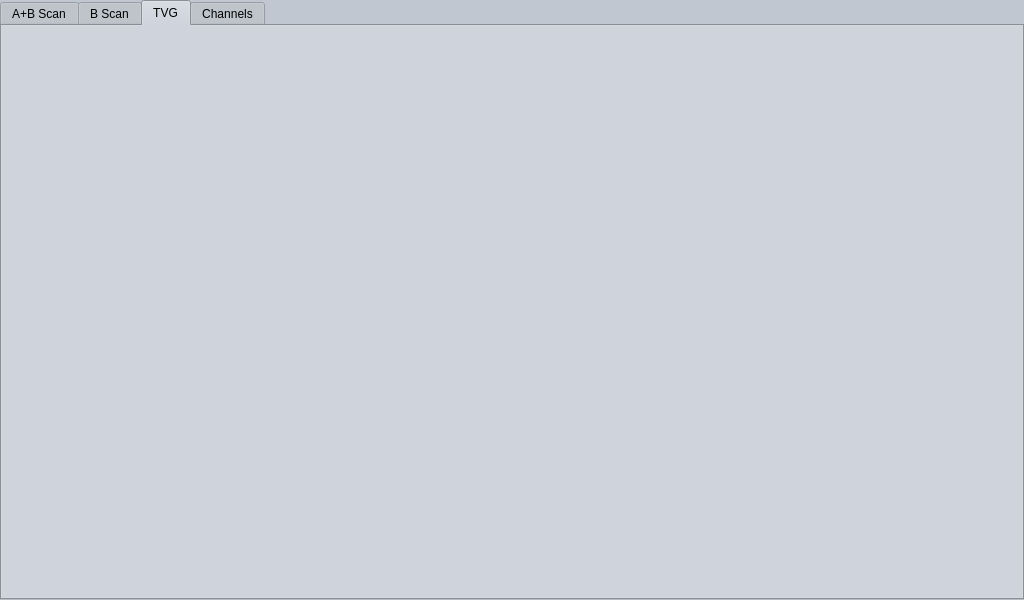
<?xml version="1.0" encoding="UTF-8"?>
<ui version="4.0">
 <class>MainWindow</class>
 <widget class="QMainWindow" name="MainWindow">
  <property name="geometry">
   <rect>
    <x>0</x>
    <y>0</y>
    <width>1024</width>
    <height>600</height>
   </rect>
  </property>
  <property name="minimumSize">
   <size>
    <width>1024</width>
    <height>600</height>
   </size>
  </property>
  <property name="palette">
   <palette>
    <active>
     <colorrole role="WindowText">
      <brush brushstyle="SolidPattern">
       <color alpha="255">
        <red>0</red>
        <green>0</green>
        <blue>0</blue>
       </color>
      </brush>
     </colorrole>
     <colorrole role="Button">
      <brush brushstyle="SolidPattern">
       <color alpha="255">
        <red>193</red>
        <green>199</green>
        <blue>209</blue>
       </color>
      </brush>
     </colorrole>
     <colorrole role="Light">
      <brush brushstyle="SolidPattern">
       <color alpha="255">
        <red>255</red>
        <green>255</green>
        <blue>255</blue>
       </color>
      </brush>
     </colorrole>
     <colorrole role="Midlight">
      <brush brushstyle="SolidPattern">
       <color alpha="255">
        <red>224</red>
        <green>227</green>
        <blue>232</blue>
       </color>
      </brush>
     </colorrole>
     <colorrole role="Dark">
      <brush brushstyle="SolidPattern">
       <color alpha="255">
        <red>96</red>
        <green>99</green>
        <blue>104</blue>
       </color>
      </brush>
     </colorrole>
     <colorrole role="Mid">
      <brush brushstyle="SolidPattern">
       <color alpha="255">
        <red>129</red>
        <green>133</green>
        <blue>139</blue>
       </color>
      </brush>
     </colorrole>
     <colorrole role="Text">
      <brush brushstyle="SolidPattern">
       <color alpha="255">
        <red>0</red>
        <green>0</green>
        <blue>0</blue>
       </color>
      </brush>
     </colorrole>
     <colorrole role="BrightText">
      <brush brushstyle="SolidPattern">
       <color alpha="255">
        <red>255</red>
        <green>255</green>
        <blue>255</blue>
       </color>
      </brush>
     </colorrole>
     <colorrole role="ButtonText">
      <brush brushstyle="SolidPattern">
       <color alpha="255">
        <red>0</red>
        <green>0</green>
        <blue>0</blue>
       </color>
      </brush>
     </colorrole>
     <colorrole role="Base">
      <brush brushstyle="SolidPattern">
       <color alpha="255">
        <red>255</red>
        <green>255</green>
        <blue>255</blue>
       </color>
      </brush>
     </colorrole>
     <colorrole role="Window">
      <brush brushstyle="SolidPattern">
       <color alpha="255">
        <red>193</red>
        <green>199</green>
        <blue>209</blue>
       </color>
      </brush>
     </colorrole>
     <colorrole role="Shadow">
      <brush brushstyle="SolidPattern">
       <color alpha="255">
        <red>0</red>
        <green>0</green>
        <blue>0</blue>
       </color>
      </brush>
     </colorrole>
     <colorrole role="AlternateBase">
      <brush brushstyle="SolidPattern">
       <color alpha="255">
        <red>224</red>
        <green>227</green>
        <blue>232</blue>
       </color>
      </brush>
     </colorrole>
     <colorrole role="ToolTipBase">
      <brush brushstyle="SolidPattern">
       <color alpha="255">
        <red>255</red>
        <green>255</green>
        <blue>220</blue>
       </color>
      </brush>
     </colorrole>
     <colorrole role="ToolTipText">
      <brush brushstyle="SolidPattern">
       <color alpha="255">
        <red>0</red>
        <green>0</green>
        <blue>0</blue>
       </color>
      </brush>
     </colorrole>
    </active>
    <inactive>
     <colorrole role="WindowText">
      <brush brushstyle="SolidPattern">
       <color alpha="255">
        <red>0</red>
        <green>0</green>
        <blue>0</blue>
       </color>
      </brush>
     </colorrole>
     <colorrole role="Button">
      <brush brushstyle="SolidPattern">
       <color alpha="255">
        <red>193</red>
        <green>199</green>
        <blue>209</blue>
       </color>
      </brush>
     </colorrole>
     <colorrole role="Light">
      <brush brushstyle="SolidPattern">
       <color alpha="255">
        <red>255</red>
        <green>255</green>
        <blue>255</blue>
       </color>
      </brush>
     </colorrole>
     <colorrole role="Midlight">
      <brush brushstyle="SolidPattern">
       <color alpha="255">
        <red>224</red>
        <green>227</green>
        <blue>232</blue>
       </color>
      </brush>
     </colorrole>
     <colorrole role="Dark">
      <brush brushstyle="SolidPattern">
       <color alpha="255">
        <red>96</red>
        <green>99</green>
        <blue>104</blue>
       </color>
      </brush>
     </colorrole>
     <colorrole role="Mid">
      <brush brushstyle="SolidPattern">
       <color alpha="255">
        <red>129</red>
        <green>133</green>
        <blue>139</blue>
       </color>
      </brush>
     </colorrole>
     <colorrole role="Text">
      <brush brushstyle="SolidPattern">
       <color alpha="255">
        <red>0</red>
        <green>0</green>
        <blue>0</blue>
       </color>
      </brush>
     </colorrole>
     <colorrole role="BrightText">
      <brush brushstyle="SolidPattern">
       <color alpha="255">
        <red>255</red>
        <green>255</green>
        <blue>255</blue>
       </color>
      </brush>
     </colorrole>
     <colorrole role="ButtonText">
      <brush brushstyle="SolidPattern">
       <color alpha="255">
        <red>0</red>
        <green>0</green>
        <blue>0</blue>
       </color>
      </brush>
     </colorrole>
     <colorrole role="Base">
      <brush brushstyle="SolidPattern">
       <color alpha="255">
        <red>255</red>
        <green>255</green>
        <blue>255</blue>
       </color>
      </brush>
     </colorrole>
     <colorrole role="Window">
      <brush brushstyle="SolidPattern">
       <color alpha="255">
        <red>193</red>
        <green>199</green>
        <blue>209</blue>
       </color>
      </brush>
     </colorrole>
     <colorrole role="Shadow">
      <brush brushstyle="SolidPattern">
       <color alpha="255">
        <red>0</red>
        <green>0</green>
        <blue>0</blue>
       </color>
      </brush>
     </colorrole>
     <colorrole role="AlternateBase">
      <brush brushstyle="SolidPattern">
       <color alpha="255">
        <red>224</red>
        <green>227</green>
        <blue>232</blue>
       </color>
      </brush>
     </colorrole>
     <colorrole role="ToolTipBase">
      <brush brushstyle="SolidPattern">
       <color alpha="255">
        <red>255</red>
        <green>255</green>
        <blue>220</blue>
       </color>
      </brush>
     </colorrole>
     <colorrole role="ToolTipText">
      <brush brushstyle="SolidPattern">
       <color alpha="255">
        <red>0</red>
        <green>0</green>
        <blue>0</blue>
       </color>
      </brush>
     </colorrole>
    </inactive>
    <disabled>
     <colorrole role="WindowText">
      <brush brushstyle="SolidPattern">
       <color alpha="255">
        <red>96</red>
        <green>99</green>
        <blue>104</blue>
       </color>
      </brush>
     </colorrole>
     <colorrole role="Button">
      <brush brushstyle="SolidPattern">
       <color alpha="255">
        <red>193</red>
        <green>199</green>
        <blue>209</blue>
       </color>
      </brush>
     </colorrole>
     <colorrole role="Light">
      <brush brushstyle="SolidPattern">
       <color alpha="255">
        <red>255</red>
        <green>255</green>
        <blue>255</blue>
       </color>
      </brush>
     </colorrole>
     <colorrole role="Midlight">
      <brush brushstyle="SolidPattern">
       <color alpha="255">
        <red>224</red>
        <green>227</green>
        <blue>232</blue>
       </color>
      </brush>
     </colorrole>
     <colorrole role="Dark">
      <brush brushstyle="SolidPattern">
       <color alpha="255">
        <red>96</red>
        <green>99</green>
        <blue>104</blue>
       </color>
      </brush>
     </colorrole>
     <colorrole role="Mid">
      <brush brushstyle="SolidPattern">
       <color alpha="255">
        <red>129</red>
        <green>133</green>
        <blue>139</blue>
       </color>
      </brush>
     </colorrole>
     <colorrole role="Text">
      <brush brushstyle="SolidPattern">
       <color alpha="255">
        <red>96</red>
        <green>99</green>
        <blue>104</blue>
       </color>
      </brush>
     </colorrole>
     <colorrole role="BrightText">
      <brush brushstyle="SolidPattern">
       <color alpha="255">
        <red>255</red>
        <green>255</green>
        <blue>255</blue>
       </color>
      </brush>
     </colorrole>
     <colorrole role="ButtonText">
      <brush brushstyle="SolidPattern">
       <color alpha="255">
        <red>96</red>
        <green>99</green>
        <blue>104</blue>
       </color>
      </brush>
     </colorrole>
     <colorrole role="Base">
      <brush brushstyle="SolidPattern">
       <color alpha="255">
        <red>193</red>
        <green>199</green>
        <blue>209</blue>
       </color>
      </brush>
     </colorrole>
     <colorrole role="Window">
      <brush brushstyle="SolidPattern">
       <color alpha="255">
        <red>193</red>
        <green>199</green>
        <blue>209</blue>
       </color>
      </brush>
     </colorrole>
     <colorrole role="Shadow">
      <brush brushstyle="SolidPattern">
       <color alpha="255">
        <red>0</red>
        <green>0</green>
        <blue>0</blue>
       </color>
      </brush>
     </colorrole>
     <colorrole role="AlternateBase">
      <brush brushstyle="SolidPattern">
       <color alpha="255">
        <red>193</red>
        <green>199</green>
        <blue>209</blue>
       </color>
      </brush>
     </colorrole>
     <colorrole role="ToolTipBase">
      <brush brushstyle="SolidPattern">
       <color alpha="255">
        <red>255</red>
        <green>255</green>
        <blue>220</blue>
       </color>
      </brush>
     </colorrole>
     <colorrole role="ToolTipText">
      <brush brushstyle="SolidPattern">
       <color alpha="255">
        <red>0</red>
        <green>0</green>
        <blue>0</blue>
       </color>
      </brush>
     </colorrole>
    </disabled>
   </palette>
  </property>
  <property name="windowTitle">
   <string>Avicon-20</string>
  </property>
  <property name="windowIcon">
   <iconset resource="../resources.qrc">
    <normaloff>:/icons/resources/icons/basic_star.png</normaloff>:/icons/resources/icons/basic_star.png</iconset>
  </property>
  <widget class="QWidget" name="centralwidget">
   <layout class="QVBoxLayout" name="mainLayout">
    <property name="spacing">
     <number>0</number>
    </property>
    <property name="leftMargin">
     <number>0</number>
    </property>
    <property name="topMargin">
     <number>0</number>
    </property>
    <property name="rightMargin">
     <number>0</number>
    </property>
    <property name="bottomMargin">
     <number>0</number>
    </property>
    <item>
     <widget class="StatusBar" name="statusWidget" native="true"/>
    </item>
    <item>
     <layout class="QVBoxLayout" name="widgetsLayout">
      <property name="spacing">
       <number>0</number>
      </property>
      <item>
       <widget class="QTabWidget" name="centralTabWidget">
        <property name="font">
         <font>
          <pointsize>9</pointsize>
         </font>
        </property>
        <property name="styleSheet">
         <string notr="true"/>
        </property>
        <property name="tabShape">
         <enum>QTabWidget::Rounded</enum>
        </property>
        <property name="currentIndex">
         <number>2</number>
        </property>
        <widget class="QWidget" name="ascanTab">
         <attribute name="icon">
          <iconset resource="../resources.qrc">
           <normaloff>:/icons/resources/icons/sys_icon_zoom_in.png</normaloff>:/icons/resources/icons/sys_icon_zoom_in.png</iconset>
         </attribute>
         <attribute name="title">
          <string>A+B Scan</string>
         </attribute>
         <layout class="QHBoxLayout" name="horizontalLayout">
          <property name="spacing">
           <number>0</number>
          </property>
          <property name="leftMargin">
           <number>0</number>
          </property>
          <property name="topMargin">
           <number>0</number>
          </property>
          <property name="rightMargin">
           <number>0</number>
          </property>
          <property name="bottomMargin">
           <number>0</number>
          </property>
          <item>
           <widget class="AScanPage" name="aScanPage" native="true"/>
          </item>
         </layout>
        </widget>
        <widget class="QWidget" name="bscanTab">
         <attribute name="icon">
          <iconset resource="../resources.qrc">
           <normaloff>:/icons/resources/icons/sys_icon_zoom.png</normaloff>:/icons/resources/icons/sys_icon_zoom.png</iconset>
         </attribute>
         <attribute name="title">
          <string>B Scan</string>
         </attribute>
         <layout class="QHBoxLayout" name="horizontalLayout_2">
          <property name="spacing">
           <number>0</number>
          </property>
          <property name="leftMargin">
           <number>0</number>
          </property>
          <property name="topMargin">
           <number>0</number>
          </property>
          <property name="rightMargin">
           <number>0</number>
          </property>
          <property name="bottomMargin">
           <number>0</number>
          </property>
          <item>
           <widget class="BScanPage" name="bScanPage" native="true"/>
          </item>
         </layout>
        </widget>
        <widget class="QWidget" name="tvgTab">
         <attribute name="icon">
          <iconset resource="../resources.qrc">
           <normaloff>:/icons/resources/icons/software_vector_composite.png</normaloff>:/icons/resources/icons/software_vector_composite.png</iconset>
         </attribute>
         <attribute name="title">
          <string>TVG</string>
         </attribute>
         <layout class="QHBoxLayout" name="horizontalLayout_4">
          <property name="spacing">
           <number>0</number>
          </property>
          <property name="leftMargin">
           <number>0</number>
          </property>
          <property name="topMargin">
           <number>0</number>
          </property>
          <property name="rightMargin">
           <number>0</number>
          </property>
          <property name="bottomMargin">
           <number>0</number>
          </property>
          <item>
           <widget class="TVGEditorWidget" name="tvgEditorWidget" native="true"/>
          </item>
         </layout>
        </widget>
        <widget class="QWidget" name="channelsTab">
         <attribute name="icon">
          <iconset resource="../resources.qrc">
           <normaloff>:/icons/resources/icons/software_layout-8boxes.png</normaloff>:/icons/resources/icons/software_layout-8boxes.png</iconset>
         </attribute>
         <attribute name="title">
          <string>Channels</string>
         </attribute>
         <layout class="QHBoxLayout" name="horizontalLayout_3">
          <property name="spacing">
           <number>0</number>
          </property>
          <property name="leftMargin">
           <number>0</number>
          </property>
          <property name="topMargin">
           <number>0</number>
          </property>
          <property name="rightMargin">
           <number>0</number>
          </property>
          <property name="bottomMargin">
           <number>0</number>
          </property>
          <item>
           <widget class="ChannelsView" name="channelsWidget" native="true"/>
          </item>
         </layout>
        </widget>
       </widget>
      </item>
     </layout>
    </item>
    <item>
     <widget class="MenuPanel" name="menuWidget" native="true"/>
    </item>
   </layout>
  </widget>
 </widget>
 <customwidgets>
  <customwidget>
   <class>StatusBar</class>
   <extends>QWidget</extends>
   <header>ui/statusbar.h</header>
   <container>1</container>
  </customwidget>
  <customwidget>
   <class>BScanPage</class>
   <extends>QWidget</extends>
   <header>ui/bscanpage.h</header>
   <container>1</container>
  </customwidget>
  <customwidget>
   <class>AScanPage</class>
   <extends>QWidget</extends>
   <header>ui/ascanpage.h</header>
   <container>1</container>
  </customwidget>
  <customwidget>
   <class>MenuPanel</class>
   <extends>QWidget</extends>
   <header>ui/menupanel.h</header>
   <container>1</container>
  </customwidget>
  <customwidget>
   <class>ChannelsView</class>
   <extends>QWidget</extends>
   <header>ui/channelsview.h</header>
   <container>1</container>
  </customwidget>
  <customwidget>
   <class>TVGEditorWidget</class>
   <extends>QWidget</extends>
   <header>ui/tvgeditorwidget.h</header>
   <container>1</container>
  </customwidget>
 </customwidgets>
 <resources>
  <include location="../resources.qrc"/>
 </resources>
 <connections/>
</ui>
